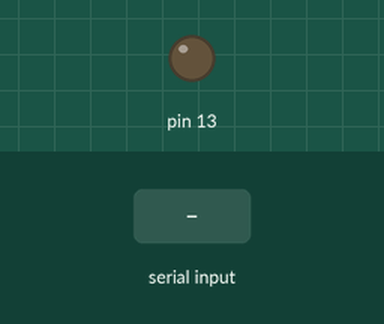
Bench run of a sketch on a simulated Arduino Uno, built with avr-gcc and run on an emulated ATmega328P. On the bench: output pins drawn as LEDs (lit = HIGH). The inputs (shaded band) are chosen by the test bench.

Above: at 1.2 s.
1.3 s: "1" received over Serial
At 1.8 s:
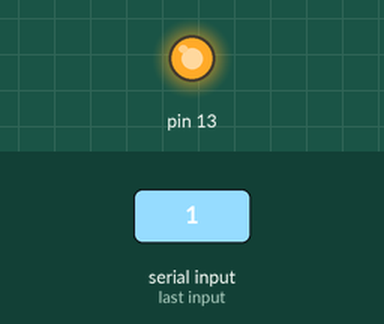
2.8 s: "2" received over Serial
At 4.1 s:
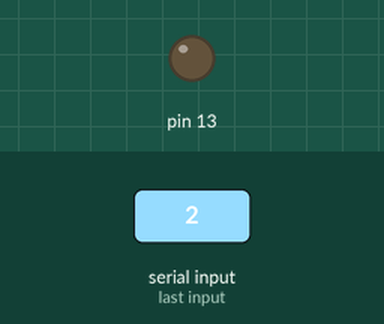
Timing chart, 0 to 5.8 s (numbered marks = the images above; inputs shaded):
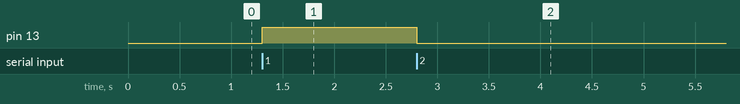

Measured:
- after the input at 1.3 s, pin 13: LOW → HIGH at once
- after the input at 2.8 s, pin 13: HIGH → LOW at once

The sketch:

ArduinoStreaming.ino
```cpp
byte var;

void setup() {
  // put your setup code here, to run once:
  Serial.begin(115200);
  pinMode(13,OUTPUT);
  digitalWrite(13,LOW);
}

void loop() {
  var = Serial.read();

  if (var == '1'){
    digitalWrite(13,HIGH);
//    Serial.println("1");
  }
  else if (var == '2'){
    digitalWrite(13,LOW);
//    Serial.println("2");
  }
//  else if (var == '0'){
//    digitalWrite(13,LOW);
//    Serial.println("0");
//  }

}
```
